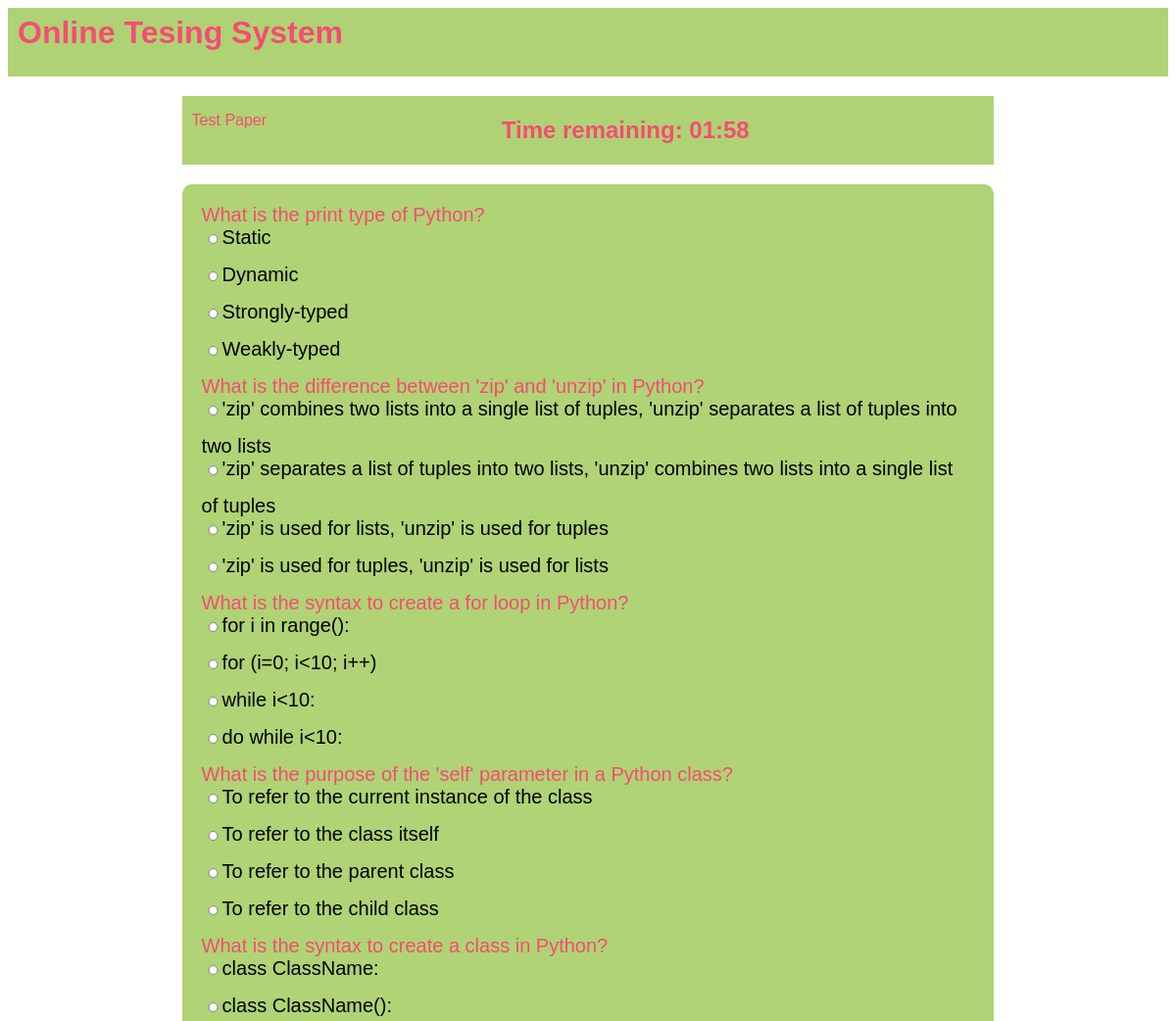
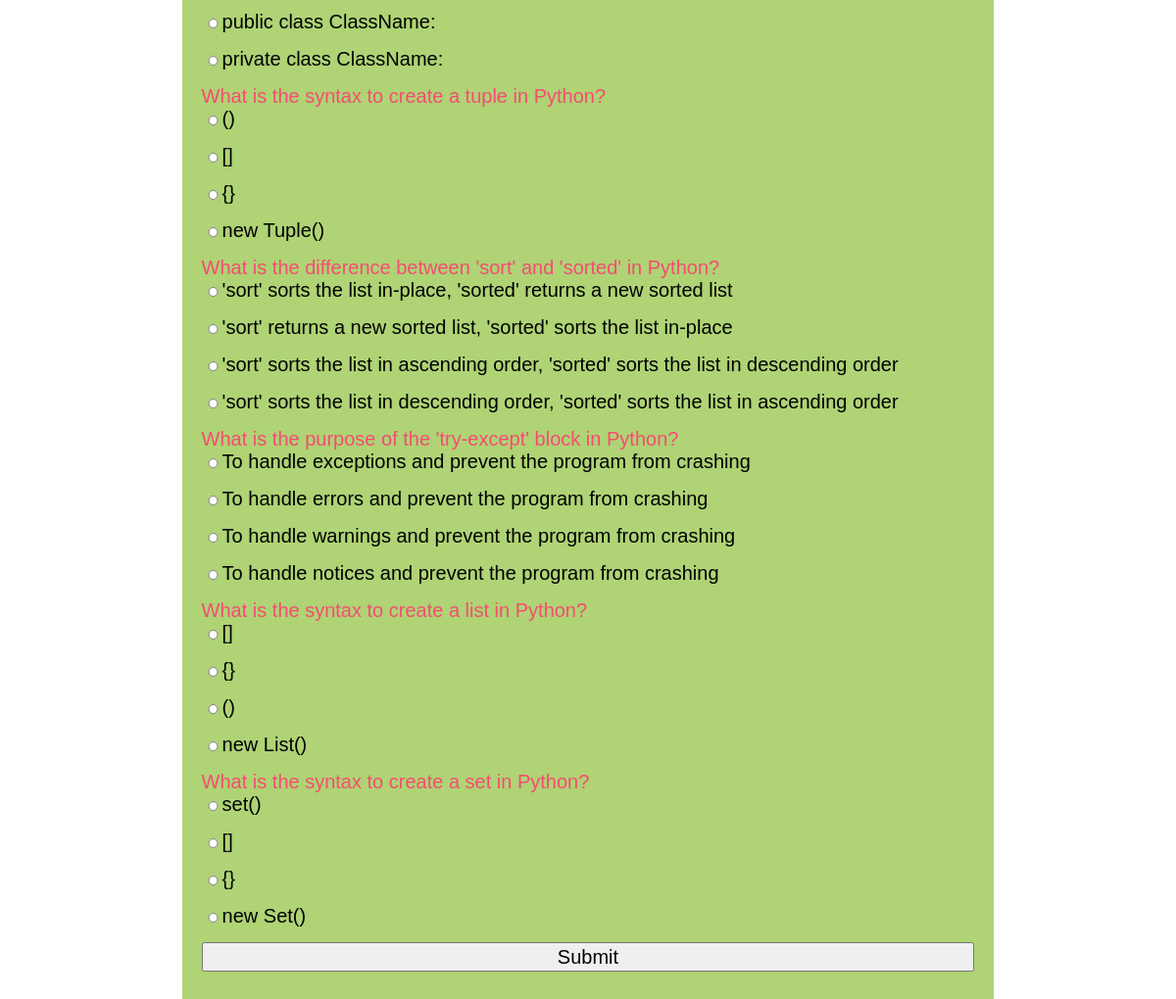
Page /OTS/test-paper?n=10 on the committed database (2 pictures, top to bottom).
### OTS/models.py (models this page shows)
class Question(models.Model):
    qid=models.BigAutoField(primary_key=True,auto_created=True)
    que=models.TextField()
    a=models.CharField(max_length=255)
    b=models.CharField(max_length=255)
    c=models.CharField(max_length=255)
    d=models.CharField(max_length=255)
    ans=models.CharField(max_length=2)

### OTS/views.py (the view)
# urls.py: path('test-paper',testPaper,name='testPaper'),
def testPaper(request):
    if 'name' not in request.session.keys():
        res=HttpResponseRedirect("login")
    n=request.GET.get('n')
    question_pool=list(Question.objects.all())
    random.shuffle(question_pool)
    question_list=question_pool[:int(n)]
    context={'questions':question_list, 'test_duration': 1
             }  # 30 minutes
    return render(request, 'test_paper.html', context)

### OTS/templates/test_paper.html (shortened to what this page needs)
{% extends 'main.html' %}
{% block test_paper_content %}
    <div class="top">
        <div class="sitename">Test Paper</div>
        <div class="timer" style="margin: 0 auto; display: block; text-align: center;">
            <span id="timer"></span>
        </div>
    </div>
    <form action="{% url 'OTS:calculateTest'%}" method="Post">
        {% for question in questions %}
        <div class="question">
            <input type="hidden" name="qno{{question.qid}}" value="{{question.qid}}">{{question.que}}
        </div>
        <div class="options"><input type="radio" name="q{{question.qid}}" value="a">{{question.a}}</div>
        <div class="options"><input type="radio" name="q{{question.qid}}" value="b">{{question.b}}</div>
        <div class="options"><input type="radio" name="q{{question.qid}}" value="c">{{question.c}}</div>
        <div class="options"><input type="radio" name="q{{question.qid}}" value="d">{{question.d}}</div>
        {% endfor %}
        <div><input type="submit" value="Submit"></div>
    </form>
{% endblock %}

### OTS/templates/main.html (shortened to what this page needs)
<!DOCTYPE html>
{% load  static %}
<html lang="en">
<head>
    <link rel="stylesheet" href="{% static 'theme.css' %}">
    <link rel="stylesheet" href="{% static 'formstyle.css' %}">
    <link rel="stylesheet" href="{% static 'buttonstyle.css' %}">
</head>
<body>
    <div class="top">
        <div class="sitename"><h1>Online Tesing System</h1></div>
    </div>
    <div class="content">
        {%block test_paper_content%}{%endblock%}
    </div>
</body>
</html>

### OTS/static/theme.css (style rules this page uses)
* { font-family: 'Gill Sans', 'Gill Sans MT', Calibri, 'Trebuchet MS', sans-serif; }
.top { height: 50px; background-color: #AFD275; margin-bottom: 20px; padding: 10px; display: flex; justify-content: space-between; align-items: center; }
.top div.sitename { display: inline-block; color: #f64c72; position: relative; top: -10px; }
.top div.timer { font-size: 24px; font-weight: bold; color: #f64c72; margin-right: 20px; }
.content { width:70%; margin-left: auto; margin-right: auto; }

### OTS/static/formstyle.css (style rules this page uses)
form { box-sizing: border-box; padding: 20px; border-radius: 10px; background-color: #afd375; display: table; width: 100%; }
input { display: block; width: 100%; margin-bottom: 20px; height: 30px; font-size: 20px; }
.question { color:#f64c72; font-size: 20px; }
.options { font-size: 20px; }
.options input { display: inline; width:fit-content; height: 10px; }

### rows in the picture
Question: que "What is the print type of Python?", a "Static", b "Dynamic", c "Strongly-typed", d "Weakly-typed"
Question: que "What is the difference between 'zip' and 'unzip' in Python?", a "'zip' combines two lists into a single list of tuples, 'unzip' separates a list of tuples into two lists", b "'zip' separates a list of tuples into two lists, 'unzip' combines two lists into a single list of tuples", c "'zip' is used for lists, 'unzip' is used for tuples", d "'zip' is used for tuples, 'unzip' is used for lists"
Question: que "What is the syntax to create a for loop in Python?", a "for i in range():", b "for (i=0; i<10; i++)", c "while i<10:", d "do while i<10:"
Question: que "What is the purpose of the 'self' parameter in a Python class?", a "To refer to the current instance of the class", b "To refer to the class itself", c "To refer to the parent class", d "To refer to the child class"
Question: que "What is the syntax to create a class in Python?", a "class ClassName:", b "class ClassName():", c "public class ClassName:", d "private class ClassName:"
Question: que "What is the syntax to create a tuple in Python?", a "()", b "[]", c "{}", d "new Tuple()"
Question: que "What is the difference between 'sort' and 'sorted' in Python?", a "'sort' sorts the list in-place, 'sorted' returns a new sorted list", b "'sort' returns a new sorted list, 'sorted' sorts the list in-place", c "'sort' sorts the list in ascending order, 'sorted' sorts the list in descending order", d "'sort' sorts the list in descending order, 'sorted' sorts the list in ascending order"
Question: que "What is the purpose of the 'try-except' block in Python?", a "To handle exceptions and prevent the program from crashing", b "To handle errors and prevent the program from crashing", c "To handle warnings and prevent the program from crashing", d "To handle notices and prevent the program from crashing"
Question: que "What is the syntax to create a list in Python?", a "[]", b "{}", c "()", d "new List()"
Question: que "What is the syntax to create a set in Python?", a "set()", b "[]", c "{}", d "new Set()"
